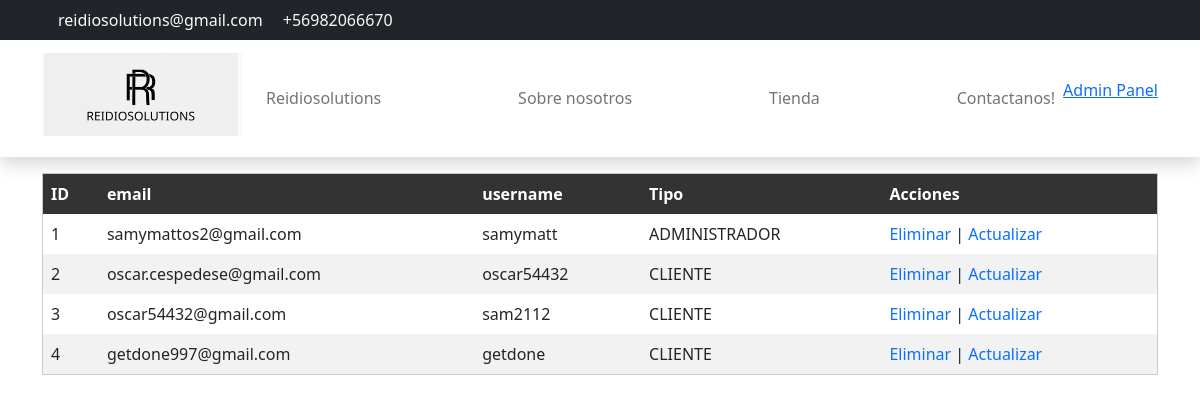
/users/AdminUserList/ (signed in), run on an earlier commit of the app's database.
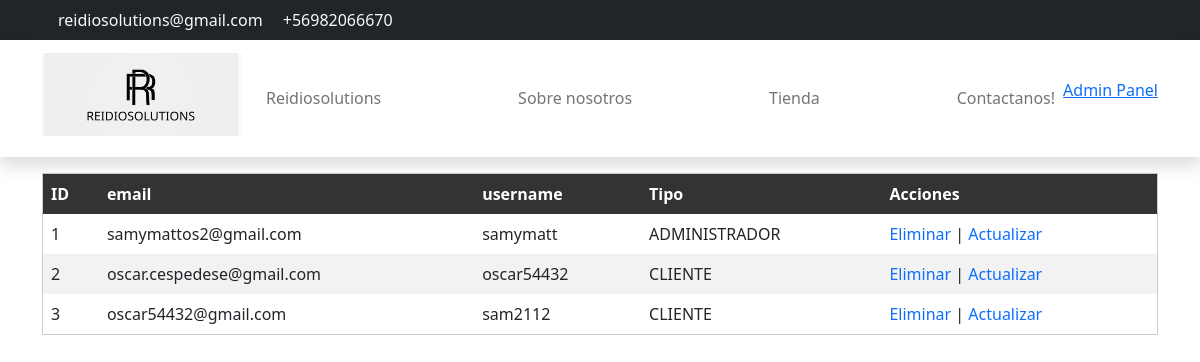
And on a later commit of the database.
### users/models.py (models this page shows, shortened)
class Usuario(AbstractBaseUser, PermissionsMixin):
    ROL = (
        ('ADMINISTRADOR', 'Admin'),
        ('VENDEDOR', 'Seller'),
        ('CLIENTE', 'Cliente'),
    )
    UserID = models.AutoField(verbose_name='UserID', primary_key=True)
    email = models.EmailField(verbose_name='Email', max_length=60, unique=True)
    username = models.CharField(verbose_name='username', max_length=30, unique=True)
    userType = models.CharField(verbose_name='Tipo de usuario', max_length=25, choices=ROL, default='CLIENTE')
    is_active= models.BooleanField(default=False)
    is_staff=models.BooleanField(default=False)
    creado= models.DateTimeField(auto_now_add=True)
    actualizado = models.DateTimeField(auto_now=True)
    objects = ManejoDeCuentas()
    USERNAME_FIELD = 'email' # Toma el rol de nombre de usuario
    REQUIRED_FIELDS = ["username"] # Campos requeridos
    class Meta:
        verbose_name = "Cuentas"
        verbose_name_plural = "Cuentas"

### users/views.py (the view)
# urls.py: path('AdminUserList/', views.ListaUsers, name='AdminUserList'),
def ListaUsers(request):
    users = Usuario.objects.all().values()
    template_name = 'administrador/Usuarios.html'
    contexto = {
        'Object': users,
    }
    return render(request, template_name, contexto)

### users/templates/administrador/Usuarios.html (shortened to what this page needs)
{% load static %}
<!DOCTYPE html>
<html lang="en">
<head>
  <link rel="stylesheet" href="{% static 'style.css'%}">
  <link href="https://cdn.jsdelivr.net/npm/bootstrap@5.0.2/dist/css/bootstrap.min.css" rel="stylesheet"
>
</head>
<body>
  <nav class="navbar navbar-expand-lg bg-dark navbar-light d-none d-lg-block" id="templatemo_nav_top">
    <div class="container text-light">
      <div class="w-100 d-flex justify-content-between">
        <div>
          <a class="navbar-sm-brand text-light text-decoration-none"
            href="mailto:info@company.com">reidiosolutions@gmail.com</a>
          <a class="navbar-sm-brand text-light text-decoration-none" href="tel:010-020-0340">+56982066670</a>
        </div>
        <div>
          <a class="text-light" href="https://www.facebook.com/people/ReidioSolutions/61553508162290/" target="_blank"
            rel="sponsored"></a>
          <a class="text-light" href="https://www.instagram.com/reidiosolutions/" target="_blank"></a>
          <a class="text-light" href="https://twitter.com/reidiosolutions" target="_blank"></a>
        </div>
      </div>
    </div>
  </nav>
  <nav class="navbar navbar-expand-lg navbar-light shadow">
    <div class="container d-flex justify-content-between align-items-center">
      <a class="navbar-brand text-success logo h1 align-self-center" href="{% url 'home'%}">
        <img src="/static/img/reidiosolutionszz.jpg" alt="Reidiosolutions" style="width: 200px; height: auto; ">
      </a>
      <div class="align-self-center collapse navbar-collapse flex-fill  d-lg-flex justify-content-lg-between"
        id="templatemo_main_nav">
        <div class="flex-fill">
          <ul class="nav navbar-nav d-flex justify-content-between mx-lg-auto">
            <li class="nav-item">
              <a class="nav-link" href="{% url 'home'%}">Reidiosolutions</a>
            </li>
            <li class="nav-item">
              <a class="nav-link" href="{% url 'aboutus' %}">Sobre nosotros</a>
            </li>
            <li class="nav-item">
              <a class="nav-link" href="{% url 'Catalogo'%}">Tienda</a>
            </li>
            <li class="nav-item">
              <a class="nav-link" href="{%url 'contact'%}">Contactanos!</a>
            </li>
          </ul>
        </div>
        <div class="navbar align-self-center d-flex">
          {% if user.userType == 'ADMINISTRADOR' %}
          <p><a href="{% url 'AdminPanel' %}">Admin Panel</a></p>
          {%endif%}
        </div>
      </div>
    </div>
  </nav>
  <div class="container mt-3">
    {% if user.is_authenticated %}
    {% if user.userType == 'ADMINISTRADOR' %}
    <table>
      <thead>
        <tr>
          <th>ID</th>
          <th>email</th>
          <th>username</th>
          <th>Tipo</th>
          <th>Acciones</th>
        </tr>
      </thead>
      <tbody>
        {% for A in Object %}
        <tr>
          <td>{{ A.UserID }}</td>
          <td>{{ A.email }}</td>
          <td>{{ A.username }}</td>
          <td>{{ A.userType }}</td>
          <td>
            <a style="text-decoration: none;" href="{% url 'EliminarUser' A.UserID %}">Eliminar</a> |
            <a style="text-decoration: none;" href="{% url 'ActualizarUser' A.UserID %}">Actualizar</a>
          </td>
        </tr>
        {% endfor %}
      </tbody>
    </table>
    {%else%}
    <h1>Usted no esta permitido aqui</h1>
    {% endif %}
    {%else%}
    <h1>Usted no esta permitido aqui</h1>
    {% endif %}
  </div>
</body>
</html>

What changed in the data, as far as the page shows it:
removed Usuario: UserID "4", email "getdone997@gmail.com", username "getdone", userType "CLIENTE"
